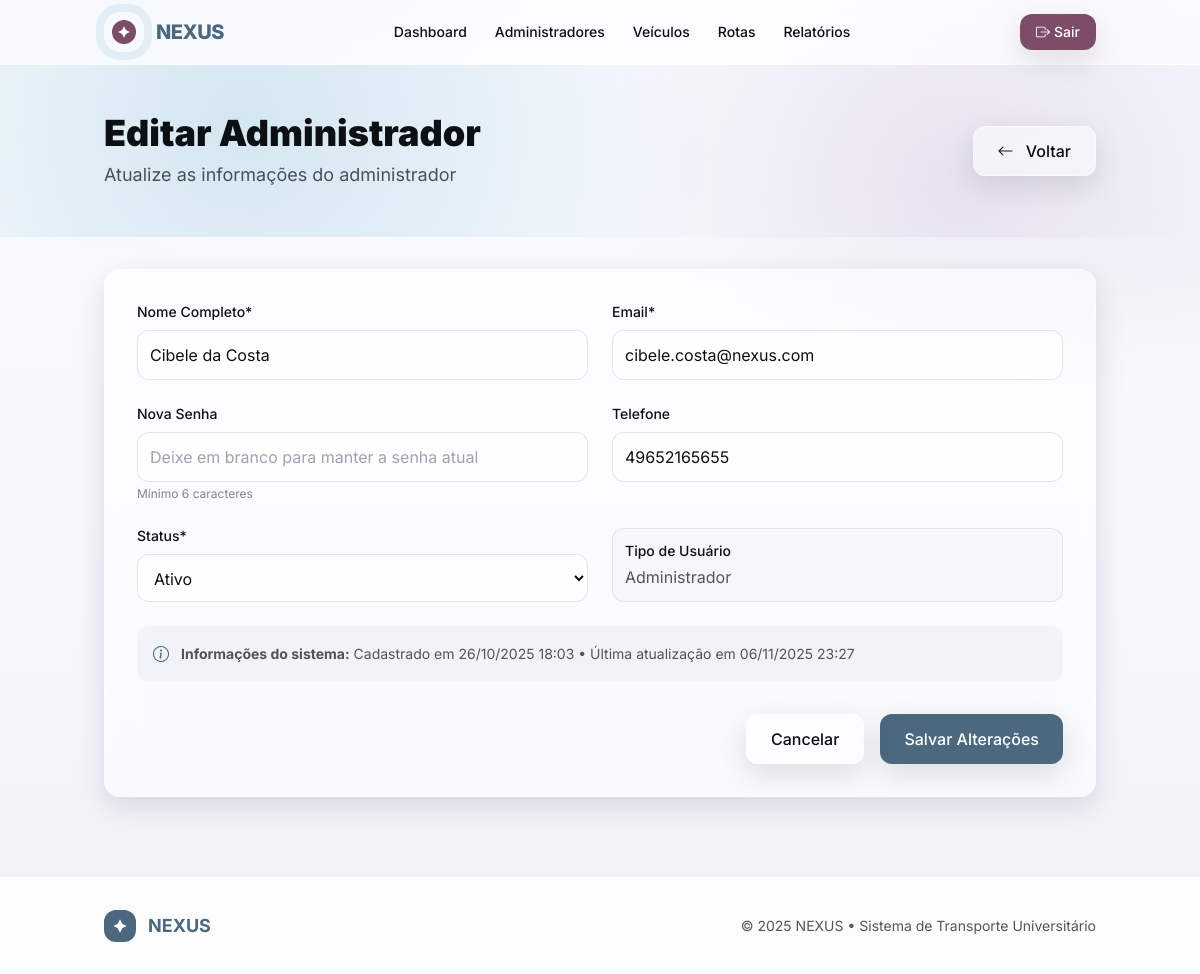
The page /manager/users/edit/1 (signed in) on the database its author committed.
### tables this page shows
CREATE TABLE `users` (
  `id` int(11) NOT NULL,
  `name` varchar(100) NOT NULL,
  `email` varchar(100) NOT NULL,
  `matricula` varchar(20) DEFAULT NULL,
  `curso` varchar(50) DEFAULT NULL,
  `phone` varchar(15) DEFAULT NULL,
  `address` varchar(200) DEFAULT NULL,
  `emergency_contact` varchar(15) DEFAULT NULL,
  `password_hash` varchar(255) NOT NULL,
  `user_type` enum('student','driver','admin') NOT NULL,
  `profile_photo` varchar(255) DEFAULT NULL,
  `email_verified` tinyint(1) DEFAULT 0,
  `active` tinyint(1) DEFAULT 1,
  `created_at` timestamp NOT NULL DEFAULT current_timestamp(),
  `updated_at` timestamp NOT NULL DEFAULT current_timestamp() ON UPDATE current_timestamp(),
  `last_login` timestamp NULL DEFAULT NULL
);

### app/views/manager/users/edit.php (the view, shortened to what the rows shown need)
<?php require_once __DIR__ . '/../../layouts/header.php'; ?>
<section class="gradient-hero py-12">
    <div class="container mx-auto px-4">
        <div class="flex flex-col md:flex-row justify-between items-start md:items-center gap-6">
            <div>
                <h1 class="text-3xl md:text-4xl font-black text-nexus-ink mb-2">
                    Editar Administrador
                </h1>
                <p class="text-nexus-ink/70 text-lg">Atualize as informações do administrador</p>
            </div>
            <a href="/nexus/manager/users" class="frost px-6 py-3 rounded-xl text-nexus-ink font-medium shadow-soft hover:shadow-glow transition-all border border-white/40">
                <i class="bi bi-arrow-left mr-2"></i> Voltar
            </a>
        </div>
    </div>
</section>
<main class="container mx-auto py-8 px-4">
    <div class="frost rounded-2xl shadow-soft p-8">
        <form action="/nexus/manager/users/update/<?= $user['id'] ?>" method="POST">
            <div class="grid grid-cols-1 md:grid-cols-2 gap-6">
                <div>
                    <label for="name" class="block text-sm font-medium text-nexus-ink mb-2">Nome Completo*</label>
                    <input type="text" class="w-full p-3 rounded-xl border border-gray-300/60 bg-white/70 focus:outline-none focus:ring-2 focus:ring-nexus-b focus:border-transparent"
                           id="name" name="name" required value="<?= htmlspecialchars($user['name']) ?>">
                </div>
                <div>
                    <label for="email" class="block text-sm font-medium text-nexus-ink mb-2">Email*</label>
                    <input type="email" class="w-full p-3 rounded-xl border border-gray-300/60 bg-white/70 focus:outline-none focus:ring-2 focus:ring-nexus-b focus:border-transparent"
                           id="email" name="email" required value="<?= htmlspecialchars($user['email']) ?>">
                </div>
            </div>
            <div class="grid grid-cols-1 md:grid-cols-2 gap-6 mt-6">
                <div>
                    <label for="password" class="block text-sm font-medium text-nexus-ink mb-2">Nova Senha</label>
                    <input type="password" class="w-full p-3 rounded-xl border border-gray-300/60 bg-white/70 focus:outline-none focus:ring-2 focus:ring-nexus-b focus:border-transparent"
                           id="password" name="password" minlength="6"
                           placeholder="Deixe em branco para manter a senha atual">
                    <p class="text-xs text-nexus-ink/50 mt-1">Mínimo 6 caracteres</p>
                </div>
                <div>
                    <label for="phone" class="block text-sm font-medium text-nexus-ink mb-2">Telefone</label>
                    <input type="tel" class="w-full p-3 rounded-xl border border-gray-300/60 bg-white/70 focus:outline-none focus:ring-2 focus:ring-nexus-b focus:border-transparent"
                           id="phone" name="phone" placeholder="(11) 99999-9999"
                           value="<?= htmlspecialchars($user['phone'] ?? '') ?>">
                </div>
            </div>
            <div class="grid grid-cols-1 md:grid-cols-2 gap-6 mt-6">
                <div>
                    <label for="status" class="block text-sm font-medium text-nexus-ink mb-2">Status*</label>
                    <select class="w-full p-3 rounded-xl border border-gray-300/60 bg-white/70 focus:outline-none focus:ring-2 focus:ring-nexus-b focus:border-transparent"
                            id="status" name="status" required>
                        <option value="active" <?= $user['status'] === 'active' ? 'selected' : '' ?>>Ativo</option>
                    </select>
                </div>
                <div class="flex items-end">
                    <div class="w-full p-3 rounded-xl border border-gray-300/60 bg-gray-100/50">
                        <label class="block text-sm font-medium text-nexus-ink mb-1">Tipo de Usuário</label>
                        <p class="text-nexus-ink/70">Administrador</p>
                    </div>
                </div>
            </div>
            <div class="mt-6 p-4 bg-nexus-a/5 rounded-xl">
                <div class="flex items-center gap-3">
                    <i class="bi bi-info-circle text-nexus-a"></i>
                    <p class="text-sm text-nexus-ink/70">
                        <strong>Informações do sistema:</strong>
                        Cadastrado em <?= date('d/m/Y H:i', strtotime($user['created_at'])) ?>
                        <?php if ($user['updated_at'] && $user['updated_at'] != $user['created_at']): ?>
                        • Última atualização em <?= date('d/m/Y H:i', strtotime($user['updated_at'])) ?>
                        <?php endif; ?>
                    </p>
                </div>
            </div>
            <div class="mt-8 flex justify-end space-x-4">
                <a href="/nexus/manager/users" class="frost px-6 py-3 rounded-xl text-nexus-ink font-medium shadow-soft hover:shadow-glow transition-all border border-white/40">
                    Cancelar
                </a>
                <button type="submit" class="px-6 py-3 rounded-xl text-white font-medium shadow-soft hover:shadow-glow-lg transition-all" style="background:var(--nexus-a)">
                    Salvar Alterações
                </button>
            </div>
        </form>
    </div>
</main>
<?php require_once __DIR__ . '/../../layouts/footer.php'; ?>

### app/core/Router.php (shortened to what the rows shown need)
<?php
class Router {
    private $routes = [];
    public function addRoute($method, $path, $controllerAction) {
        $this->routes[] = [
            'method' => $method,
            'path' => $path,
            'controllerAction' => $controllerAction
        ];
    }
    public function dispatch() {
        $requestMethod = $_SERVER['REQUEST_METHOD'];
        $requestUri = parse_url($_SERVER['REQUEST_URI'], PHP_URL_PATH);
        $scriptName = $_SERVER['SCRIPT_NAME'];
        $baseDir = rtrim(dirname($scriptName), '\\/');
        if ($baseDir && $baseDir !== '.') {
            if (strpos($requestUri, $baseDir) === 0) {
                $requestUri = substr($requestUri, strlen($baseDir));
            }
        }
        foreach ($this->routes as $route) {
            $pattern = preg_replace('/\{([a-zA-Z]+)\}/', '(?P<\1>[^/]+)', $route['path']);
            $pattern = '@^' . $pattern . '$@D';
            if ($route['method'] === $requestMethod && preg_match($pattern, $requestUri, $matches)) {
                list($controller, $action) = explode('@', $route['controllerAction']);
                $controllerInstance = new $controller();
                $params = array_filter($matches, function($key) {
                    return !is_numeric($key);
                }, ARRAY_FILTER_USE_KEY);
                call_user_func_array([$controllerInstance, $action], array_values($params));
                return;
            }
        }
    }
}
?>

### app/views/layouts/header.php (shortened to what the rows shown need)
<!DOCTYPE html>
<html lang="pt-br">
<head>
    <script src="https://cdn.tailwindcss.com"></script>
    <link rel="stylesheet" href="https://cdn.jsdelivr.net/npm/bootstrap-icons@1.11.1/font/bootstrap-icons.css">
</head>
<body class="bg-nexus-base text-nexus-ink gradient-surface min-h-screen">
    <header class="sticky top-0 z-40 backdrop-blur-md bg-white/70 border-b border-white/60">
        <nav class="container mx-auto flex items-center justify-between py-3 px-4">
            <div class="flex items-center gap-3">
                <div class="relative w-10 h-10 brand-ring rounded-2xl grid place-items-center">
                    <span class="w-6 h-6 inline-grid place-items-center rounded-xl" style="background:var(--nexus-f)">
                        <svg width="14" height="14" viewBox="0 0 24 24" fill="#fff" xmlns="http://www.w3.org/2000/svg">
                            <path d="M12 2l3.3 6.7L22 12l-6.7 3.3L12 22l-3.3-6.7L2 12l6.7-3.3L12 2z"/>
                        </svg>
                    </span>
                </div>
                <span class="text-xl font-extrabold tracking-tight" style="color:var(--nexus-a)">NEXUS</span>
            </div>
            <div class="hidden md:flex items-center gap-7 text-sm">
                <a href="/nexus/dashboard" class="hover:opacity-80 transition-all font-medium">Dashboard</a>
                <?php if (isset($_SESSION['user_type']) && $_SESSION['user_type'] === 'admin'): ?>
                <a href="/nexus/manager/users" class="hover:opacity-80 transition-all font-medium">Administradores</a>
                <a href="/nexus/manager/vehicles" class="hover:opacity-80 transition-all font-medium">Veículos</a>
                <a href="/nexus/manager/routes" class="hover:opacity-80 transition-all font-medium">Rotas</a>
                <a href="/nexus/manager/reports" class="hover:opacity-80 transition-all font-medium">Relatórios</a>
                <?php endif; ?>
            </div>
            <div class="flex items-center gap-4">
                <?php if (isset($_SESSION['user_id'])): ?>
                    <a href="/nexus/logout" class="text-sm px-4 py-2 rounded-xl text-white font-medium shadow-soft hover:shadow-glow transition-all" style="background:var(--nexus-f)">
                        <i class="bi bi-box-arrow-right mr-1"></i>Sair
                    </a>
                <?php else: ?>
                    <a href="/nexus/login" class="text-sm px-4 py-2 rounded-xl text-white font-medium shadow-soft hover:shadow-glow transition-all" style="background:var(--nexus-b)">
                        <i class="bi bi-box-arrow-in-right mr-1"></i>Entrar
                    </a>
                <?php endif; ?>
            </div>
        </nav>
    </header>
    <main>

### app/views/layouts/footer.php (shortened to what the rows shown need)
    </main>
    <footer class="bg-white/80 border-t border-white/60 py-8 mt-12">
        <div class="container mx-auto px-4">
            <div class="flex flex-col md:flex-row justify-between items-center gap-6">
                <div class="flex items-center gap-3">
                    <div class="w-8 h-8 rounded-xl grid place-items-center" style="background:var(--nexus-a)">
                        <svg width="16" height="16" viewBox="0 0 24 24" fill="#fff" xmlns="http://www.w3.org/2000/svg">
                            <path d="M12 2l3.3 6.7L22 12l-6.7 3.3L12 22l-3.3-6.7L2 12l6.7-3.3L12 2z"/>
                        </svg>
                    </div>
                    <span class="text-lg font-bold" style="color:var(--nexus-a)">NEXUS</span>
                </div>
                <div class="text-sm text-nexus-ink/70">
                    © <?php echo date('Y'); ?> NEXUS • Sistema de Transporte Universitário
                </div>
            </div>
        </div>
    </footer>
</body>
</html>

### rows shown on the page
users: name "Cibele da Costa", email "cibele.costa@nexus.com", phone "49652165655", created_at "26/10/2025 18:03", updated_at "06/11/2025 23:27"
